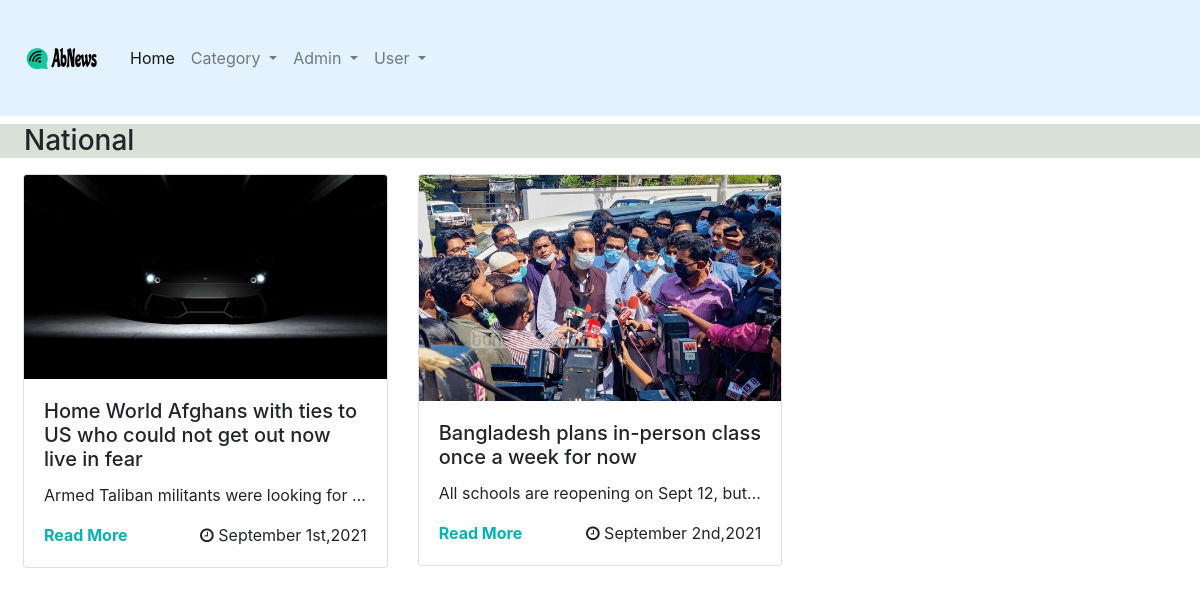
Screenshot of /views/category.php?category=1 with the database file from the repository.
### tables this page shows
CREATE TABLE `category` (
  `cat_id` int(11) NOT NULL,
  `cat_name` varchar(255) NOT NULL,
  `cat_desc` varchar(255) NOT NULL,
  `parent_id` int(11) NOT NULL
);

CREATE TABLE `news` (
  `news_id` int(11) NOT NULL,
  `title` text NOT NULL,
  `news_body` text NOT NULL,
  `cat_id` int(11) NOT NULL,
  `img` varchar(255) NOT NULL,
  `created_at` timestamp NOT NULL DEFAULT current_timestamp()
);

### views/category.php (the view)
<!DOCTYPE html>
<html lang="en">
<head>
</head>
<body>
<?php
	include("header/nav.php");
?>
<section style="background-color:#d8e0d7">
	<div class="home-header ml-4 mt-2">
		<?php
			$cat_id = $_GET['category'];
			$cat_nameSQl = "SELECT * FROM category WHERE $cat_id = cat_id";
			$run_cat_nameSQl = mysqli_query($conn, $cat_nameSQl);
			$name = mysqli_fetch_array($run_cat_nameSQl);
		 ?>
		<h3 class="text-left"><?php echo $name['cat_name']; ?></h3>
	</div>
</section>
<div class="news">
	<div class="row mt-3 ml-2 mr-2">
<?php
if (isset($_GET['search_nav'])) {
 	$search_key = $_GET['search_nav'];
 	$post_query = "SELECT * FROM news WHERE title LIKE '%$search_key%' ";
 }
 else{
 	$post_query = "SELECT * FROM news WHERE $cat_id = cat_id";
 }
 $runquery= mysqli_query($conn, $post_query);
 while($post= mysqli_fetch_assoc($runquery)){
?>
<div class="col-md-4">
			<div class="card ">
				<img src="../assets/img/<?php echo $post['img']; ?>" alt="" class="card-img-top">
				<div class="card-body">
						<h5 class="card-title"><?php echo $post['title']; ?> </h5>
						<p class="card-text text-truncate" > <?php echo $post['news_body']; ?> </p>
					<div class="link">
						<a href="post.php?id= <?php echo $post['news_id'] ?>" style="float:left">Read More</a>
						<div class="news-date" style="float: right;"><i class="fa fa-clock-o"> </i> <?php echo date('F jS,Y', strtotime($post['created_at'])) ?></div>
					</div>
				</div>
			</div>
		</div>
<?php
 }
?>
	</div>
</div>
</body>
</html>

### assets/css/custom.css (style rules this page uses)
.card-body a { color: #09b0b0; text-decoration: none; font-weight: 700; }

### rows the page displays
category: cat_name "National"
news: img (picture), title "Home World Afghans with ties to US who could not get out now live in fear", news_body "Armed Taliban militants were looking for…", created_at "September 1st,2021"
news: img (picture), title "Bangladesh plans in-person class once a week for now", news_body "All schools are reopening on Sept 12, but…", created_at "September 2nd,2021"
